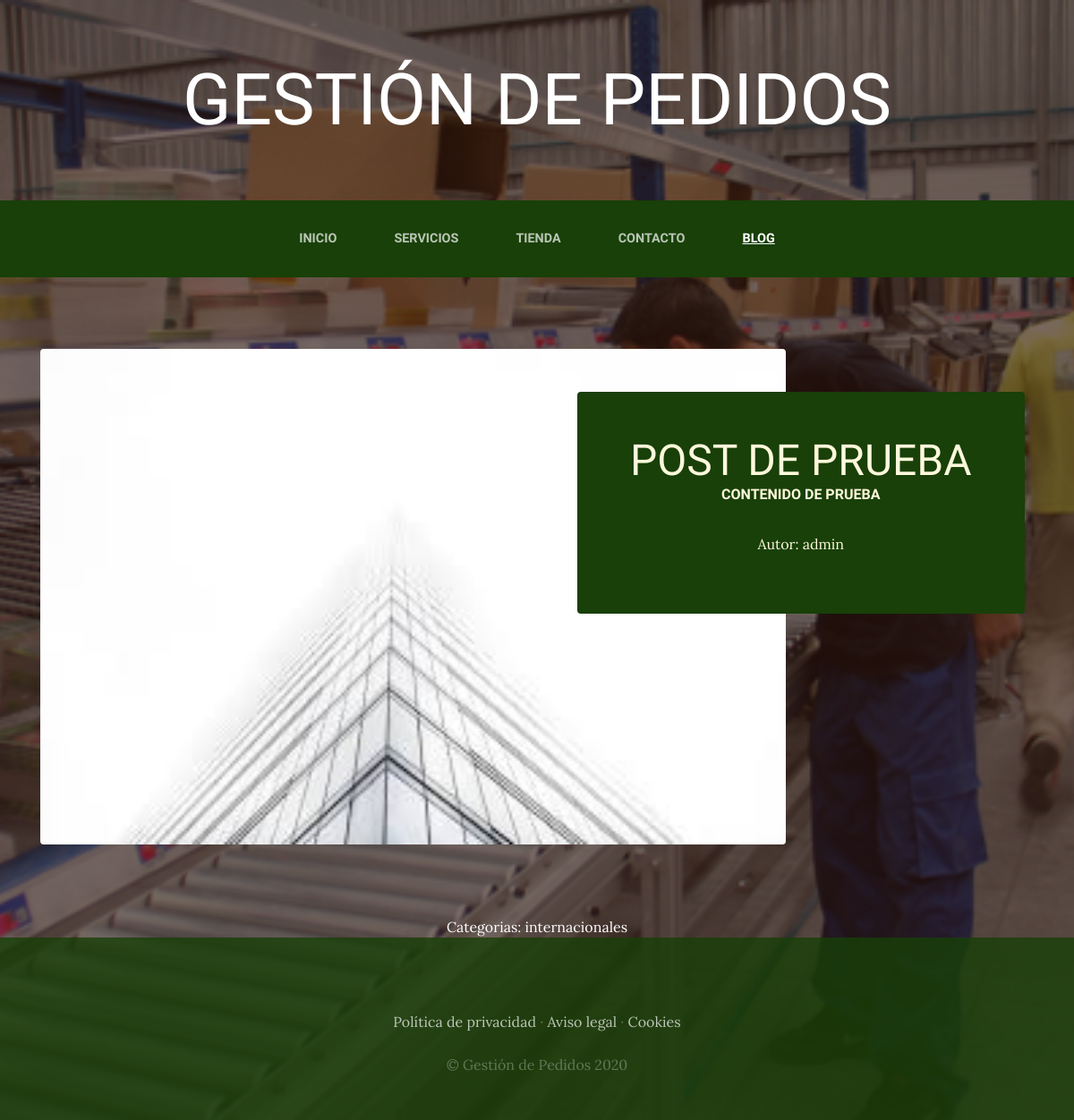
Screenshot of /blog/category/1/ with the database file from the repository.
### Blog/models.py (models this page shows, shortened)
class Post(models.Model):
    title = models.CharField(max_length= 50)
    image = models.ImageField(upload_to= 'blog', null = True, blank = True)
    content = models.TextField(max_length= 50)
    author = models.ForeignKey(User, on_delete= models.CASCADE)
    category = models.ManyToManyField(Category)
    created = models.DateTimeField(auto_now_add=True)
    updated = models.DateTimeField(auto_now_add=True)
    class Meta():
        verbose_name = 'post'
        verbose_name_plural = 'posts'

class Category(models.Model):
    name = models.CharField(max_length= 50)
    created = models.DateTimeField(auto_now_add=True)
    updated = models.DateTimeField(auto_now_add=True)
    class Meta():
        verbose_name = 'categoria'
        verbose_name_plural = 'categorias'

### Blog/views.py (the view)
# urls.py: path('category/<int:category_id>/',views.category, name='category')
def category(request, category_id:int):
    categoria = Category.objects.get(id=category_id)
    posts = Post.objects.filter(category = categoria)
    return render(request, 'blog/category.html', {'posts':posts,'categoria':categoria})

### Shoppingcart/context_processor.py (called while the page is built)
def total_cart(request):
    total = 0
    if request.user.is_authenticated:
        for key, value in request.session['sh_cart'].items():
            total = total + (float(value['product_price'])*value['product_quantity'])
    return {'total_cart': total}

### Blog/templates/blog/category.html
{% extends "ProjectWebApp/base.html"%}
{% load static  %}
{% block content %}
    {%for post in posts %}
        <section class="page-section clearfix">
            <div class="container">
            <div class="intro">
                    <img class="intro-img img-fluid mb-3 mb-lg-0 rounded" src="{{post.image.url}}" alt=" no encontrado">
                <div class="intro-text left-0 text-center bg-faded p-5 rounded">
                    <h2 class="section-heading mb-4" >
                        <span class="section-heading-lower">{{post.title}}</span>
                        <span class="section-heading-upper">{{post.content}}</span>
                    </h2>
                    <p>Autor: {{post.author}}</p>
                </div>
            </div>
            </div>
        </section>
    {% endfor %}
    <section>
        <div style="margin: auto; width:75%; color: #fff; text-align:center; ">
            Categorias: {{categoria.name}}
        </div>
    </section>
{% endblock %}

### ProjectWebApp/static/ProjectWebApp/css/gestion.css (style rules this page uses)
body { font-family: 'Lora'; background: linear-gradient(rgba(47, 23, 15, 0.65), rgba(47, 23, 15, 0.65)), url("../img/bg_main.jpg"); background-attachment: fixed; background-position: center; background-size: cover; }
h1, h2, h3, h4, h5, h6 { font-family: 'Raleway'; }
p { line-height: 1.75; }
.page-section { margin-top: 5rem; margin-bottom: 5rem; }
.section-heading { text-transform: uppercase; }
.section-heading .section-heading-upper { display: block; font-size: 1rem; font-weight: 800; padding-bottom:.5rem; }
.section-heading .section-heading-lower { display: block; font-size: 3rem; font-weight: 100; }
.bg-faded { background-color: rgba(255, 255, 255, 0.85); }
.intro { position: relative; }
@media (min-width: 992px) { .intro .intro-img { width: 75%; float: left; } }
@media (min-width: 992px) { .intro .intro-text { left: 600; width: 60%; margin-top: 3rem; background-color: rgba(24, 64, 8); color: cornsilk; position: absolute; } }
@media (min-width: 1200px) { .intro .intro-text { width: 45%; } }

### rows the page displays
Post: image (picture), title "POST DE PRUEBA", content "CONTENIDO DE PRUEBA", author "admin"
Category: name "internacionales"
